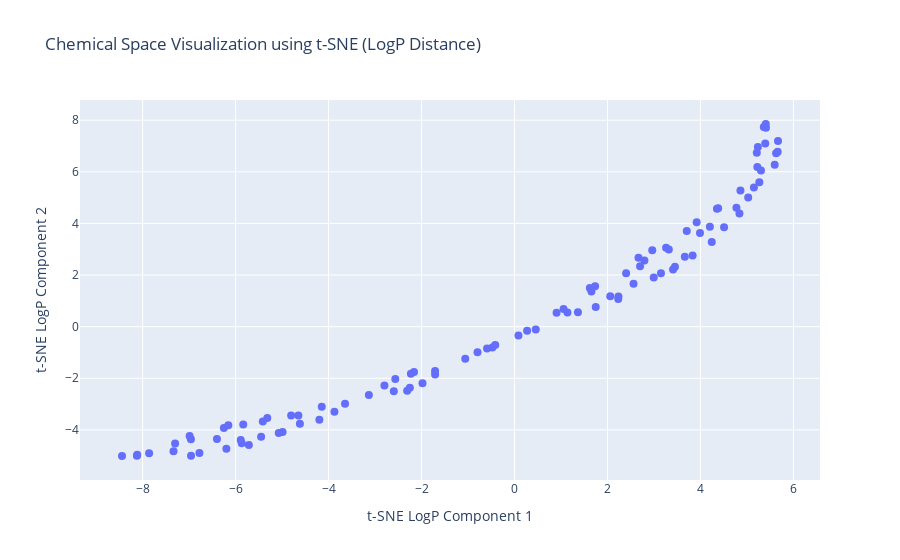

Write notebook code for a chart like this one.
### Code cell
# 8c. Visualize with t-SNE using LogP difference as affinity
if 'desc_df' in locals() and 'MolLogP' in desc_df.columns:
    logp_values = desc_df['MolLogP'].values
    n_samples_logp = len(logp_values)

    if n_samples_logp > 1:
        logp_distance_matrix = np.abs(logp_values[:, np.newaxis] - logp_values[np.newaxis, :])
        perplexity_value_logp = min(30, n_samples_logp - 1)

        if perplexity_value_logp > 0:
            print(f"\nVisualizing with t-SNE using LogP distance matrix (perplexity={perplexity_value_logp})...")
            tsne_logp = TSNE(n_components=2, random_state=42, perplexity=perplexity_value_logp,
                             metric="precomputed", max_iter=300, init="random") # init="random" or "pca" if precomputed
            tsne_logp_results = tsne_logp.fit_transform(logp_distance_matrix)

            tsne_logp_df = pd.DataFrame(data=tsne_logp_results,
                                       columns=['t-SNE LogP Component 1', 't-SNE LogP Component 2'])
            tsne_logp_df.index = molecule_names # Assuming molecule_names is still aligned

            fig_tsne_logp = plot_scatter_plotly_2d(
                df=tsne_logp_df,
                x_col='t-SNE LogP Component 1',
                y_col='t-SNE LogP Component 2',
                text_col_data=tsne_logp_df.index,
                title='Chemical Space Visualization using t-SNE (LogP Distance)',
                labels_dict={
                    't-SNE LogP Component 1': 't-SNE LogP Component 1',
                    't-SNE LogP Component 2': 't-SNE LogP Component 2'
                },
                marker_size=8,
                text_position='top right',
                add_zerolines=False
            )
            fig_tsne_logp.show()

            # Original Matplotlib/Seaborn code:
            # plt.figure(figsize=(12, 8))
            # sns.scatterplot(x='t-SNE LogP Component 1', y='t-SNE LogP Component 2', data=tsne_logp_df, s=100, legend=False)
            # for i, name in enumerate(tsne_logp_df.index):
            #     plt.annotate(name, (tsne_logp_df.iloc[i, 0], tsne_logp_df.iloc[i, 1]), textcoords="offset points", xytext=(5,5), ha='left')
            # plt.title('Chemical Space Visualization using t-SNE (LogP Distance)')
            # plt.xlabel('t-SNE LogP Component 1')
            # plt.ylabel('t-SNE LogP Component 2')
            # plt.grid(True)
            # plt.show()
        else:
            print("Skipping t-SNE with LogP distance: Not enough samples for the chosen perplexity.")
    else:
        print("Skipping t-SNE with LogP distance: Not enough samples.")
else:
    print("\nSkipping t-SNE with LogP distance: MolLogP data not found in desc_df.")

### Figure 1 — Plotly figure (JSON) as saved in the notebook; plotly's stock layout.template omitted (floating-point values rounded to 4 significant figures)
{"data": [{"hovertemplate": "%{hovertext}<extra></extra>", "hovertext": ["CCC1=NN2C(O)=C(SC2=N1)C(N1CC(C)OC(C)C1)C1=CC=CC(OC)=C1", "CCC1=CC=C(OCC(=O)NC2=CC=C(C)C=C2O)C=C1", "CC1=CN=C(CN2CCN(CC2)C2=NC=CC=C2F)C=N1", "CC(C)C1=NN=C2SCC(=NN12)C1=CC2=CC=CC=C2O1", "CNC1=CC=C2N=C(NC2=N1)C1(C)CC[NH2+]CC1", "COC1=CC(C=CC)=CC=C1OCC(=O)NC1CCC(C1)SC", "CC(N(C)C(=O)NC1=CN=C2N(C)C(=O)N(C)C(=O)C2=C1)C1=CC=CC=C1", "COC1=CC(=CC=C1O)C(C)NC1CC[NH+](C)CC1", "COC(=O)C1CC([NH3+])CN(C1)C(=O)OCC1=CC=CC=C1", "CC1=C(Cl)C=CC=C1NC=C1C(C)=C(C#N)C(=O)N(CC2CCCO2)C1=O", "FC1=CC=C(F)C(CCCC(=O)N2CCCC(C[NH+]3CCCCCC3)C2)=C1", "CC1=CC(=O)NC(NN=CC2=C(Cl)N=C3C=CC=CN3C2=O)=N1", "COCCC(=O)NC(C)CC1=C(Cl)C=CC=C1Cl", "CCC1(CNC(=O)C2=C(N=CS2)C2CC2)CCC1", "CCC(N(C)S(=O)(=O)C1=CC=C(C=C1C)C#N)C1=CC=NC=C1", "OC1=CC=C(C=C2SC(=O)N(CC3=CC=CC=C3C#N)C2=O)C=C1I", "CC(C)C1=NC=C(C2=CC(C)=NO2)C(=N1)C1CCC(CNC(=O)C2=C(C)N=CS2)CC1", "CC1=CC=C(N2C=C(N=N2)C(=S)N2CCOCC2)C(O)=C1", "CC[NH2+]C(C)C1=CC=NC(OC2=CN=CC(Br)=C2)=C1", "BrC1=CC=C(C=N1)C(=O)NCC1=CC=CC2=CC=CC=C12", "CC1=CC(C)=NC(NNS(=O)(=O)C2=CC=C(Cl)C=C2F)=N1", "CCC1=CC=C(C[NH+]2CCCC(C2)N2CCCC2=O)O1", "COC1=CC=CC(Cl)=C1CN(C)C(C)CC#N", "CN(CC1=COC=C1)C1(C[NH3+])CC(C)(C)OC1(C)C", "CC1(C[NH+]=C(N)N1CC1CCCO1)C1=CN=CC=N1", "COC1=C2OC(=CC2=CC=C1)C(=O)C1=C([O-])C(=O)N(C1C1=CC=C(F)C=C1)C1=NOC(C)=C1", "COC1=CC=C(CCC(C)NC(=O)C2=NC=CC=C2C(F)(F)F)C=C1", "CCC([NH2+]CC1=CNC=C1)C1=CC=CC=C1OC(F)F", "COC1=CC=C(NC(=O)NCC2CN3CCCCC3CO2)C=C1F", "ClC1=CC=C(C=NNC(=O)C(=O)NCC2=CC=CC=N2)C=C1", "CCN1C=C(CC(=O)N2CCS(=O)C(C)(C)C2)C2=CC=CC=C12", "FC1=CC=C(CN2CCN(CC(=O)NCC3=CC=CS3)C2=O)C(Cl)=C1", "CC1=CC=C(C=C1)C1C2C(=O)CC(CC2=NC2=NC=NN12)C1=CC=CO1", "CCC1=NSC(NC2=CC=C(NC(=O)C3CCCO3)C=C2)=N1", "CCCCNC(=O)CC1=C(C)N2N=C(SC)N=C2N=C1C", "CCC(NNC(=O)C1=CC(OC)=C(OC)C(OC)=C1)=C1C=CC(=O)C=C1", "CCC1=NOC(=N1)C1=CC=C(C[NH3+])C=C1", "C(CSC1=NC=NC2=CC=CC=C12)SC1=CC=CC=C1", "CCC[NH+]1CCC(CC1)N(C)CC1=C(C)N(C2CC2)C(C)=C1", "CCCCOC(=O)C(C)([NH3+])CC", "CC1=CC(F)=CC=C1C(O)C1(C[NH3+])CCOCC1", "CC(O)C1=CC=C(C)C=C1OCC1=NC(=CS1)C(C)(C)C", "COC(=O)C1=CC=C(OC)C=C1OCC(=O)NC1=CC=C(F)C(F)=C1", "CCC[NH+](CCC)CC1=CC=C(O)C(N)=C1", "CCCC1=CC(=NO1)C1CCCN1S(=O)(=O)C1=CC=C(OC)C(OC)=C1", "CCOC1=CC=CC=C1C[NH2+]C(CC)C1=CC=CC=C1", "COC1CCCC1NC(=O)C1=CC=NC=C1C#CCO", "CC1=CC=C(C=C1)C(CNC(=O)N1CCC(C)(C)C1)N1CCOCC1", "O=C(NN=CC1=CNC2=CC=CC=C12)C1=CC(=NC2=CC=CC=C12)C1CC1", "COC1=CC(C)=CC=C1NCC(=O)NCCC1=CC=CC=C1C", "COC1=CC=C(C=C1)N1N=C2CS(=O)(=O)CC2=C1NC(=O)C1=C(C)ON=C1C1=CC=CC=C1Cl", "COC(=O)C1=CC=C(NC(=O)C2CCCC(C)C2)C(O)=C1", "CCOC1=CC=CC=C1C=CC(=O)NCC(C)(O)C1=CC=C(F)C=C1", "COC1=CC=CC(=C1)N1CC(CC1=O)C(=O)NCCNC(=O)C1=CC=CO1", "CN1N=C(C)C(=C1NC1CCOC1C1=CC=C(Cl)C=C1)[N+]([O-])=O", "COC(=O)CC(C)(C[NH3+])C1=CC(F)=C(C)C=C1F", "FC1=CC=CC(F)=C1C=CC(=O)NNC(=O)CN1N=NC(=N1)C1=CC=CC=C1", "[O-][N+](=O)C1=CC=C(NN=C(C2=CC=CC=C2)C2=CC=NC=C2)C(=C1)[N+]([O-])=O", "O=C(CCC1=NC2=CC=CC=C2C(=O)N1)NC1CCC2=CC=CC=C12", "COC1=CC=C(CCNC(=O)C2CN(C2)C(=O)C2=NOC(C)=C2)C=C1OC", "CC1=CC=CC(NC(=O)NC2=CC=C3N=C(NS(C)(=O)=O)SC3=C2)=C1", "OC(C(=O)NC1=CC=CC(CS(=O)C2=CC=CC=C2)=C1)C1=CC=CC=C1", "CN(C1CCN(CC1)C1=CC=[NH+]C2=CC(F)=CC=C12)C(C)=O", "CC1CN(CC1C)C(=O)NCC1CCC(O1)C([O-])=O", "FC(F)(F)C1=NN=C(SCC(=O)NC2=CC=CC=C2C#N)N1CC=C", "COC(=O)C1=CC=CC(CCNC(=O)NC2=CC(F)=CC=C2C)=C1", "CCN(CC1=CC=CC(NC(=O)C2CC(C)OC(C)C2)=C1)C(C)=O", "COC(=O)C1=C(C)NC(C(=O)NCC(N(C)C)C2=C(F)C=CC=C2Cl)=C1C", "COC(=O)C1=CC=C(C=C1)C1C2C(ON1C1=CC=CC=C1)C(=O)N(C2=O)C1=CC=C(OC)C=C1", "COCC1=CC(C)=NC(OCC(=O)NN=CC2=CC=CC(F)=C2)=C1C#N", "CC1=C(N=C(NC(=O)C2CCC(=O)O2)S1)C1=CC=C(C)C=C1", "CC1=CC=C(C[NH2+]C(C)(C)CO)C(C)=C1", "FC1=CC=CC=C1OCCCNC1=NN=NN1C1=CC=CC=C1", "CCC(CC)OC1=CC=C(C=C1)C1(C)NC(=O)NC1=O", "CCC(CC)N(C)CC1=C(F)C=CC=C1[N+]([O-])=O", "O=C(CC1CCCCO1)NCCCCC#N", "CC1=CC=C(C=C1)C1=NNC=C1CN1CCC(C1)[NH+]1CCCC1", "CN(CC(O)CN1CCOCC1)CC1=NOC(=N1)C(C)(C)C", "CN(CC1=NN=C(C)N1C)C(=O)NCC1=CC=C(F)C(Cl)=C1", "ClC1=CC=CN=C1NNC(=O)C1=CC=C(OC2CCC2)C=C1Cl", "COC1=CC=C(CN2CCN(CC2)S(=O)(=O)C2=CC=CC=C2)C=C1Br", "COC1=CC=CC2=C1OC1=CC=CC=C1N=C2N1CCN(C(C)C1)C(=O)C1=C(F)C=CC=C1F", "CCCC1=CC=C(C=C1)C(=O)NC(CO)CC1=CNC2=CC=CC=C12", "CC1CSC(SCC2=C(F)C=CC=C2[N+]([O-])=O)=N1", "FC(F)(F)C1=CC=C(CCNC(=O)NCC2=CC=C(N=C2)N2C=CN=C2)C=C1", "CC1=CC2=C(N3CCC(CC3)C(=O)N3CCCC3)C(=CN=C2C=C1)C#N", "CC(C)CN1N=C(C)C(CCC(=O)N2CCCCCC2C2=CC=CN2C)=C1C", "COCCNS(=O)(=O)C1=CC=CC(=C1)C(=O)N(C)C1CCCC(C)C1", "[O-]C(=O)C1C[NH+](CC1C1CC1)C1CCN(CC1)C(=O)C1=CC=CC=C1", "CNC(=O)C1=CC=CC=C1NC(=O)CN(C)C(=O)C1=CC=CS1", "COC1=CC(CNC(=O)C2=C(Br)C=CO2)=CC=N1", "O=C(NCC1OCCN1S(=O)(=O)C1=CC=CS1)C(=O)NCC1=CC=NC=C1", "CC(N1C(CCNC(=O)C2=CC=CC=C2Cl)=NC2=CC=CC=C12)C(C)=O", "CCCCN(C)C(=O)CC1=CC=CC2=CC=CC=C12", "CCC[NH2+]C(CC#CC)C1(CCCCCC1)N(C)C", "ClC1=CC=C(C=C1)C(=O)C[NH+]1CCC(CC1)C1=NN=C(O1)C1=CC=CO1", "O=C(CC1OCCC2=CC=CC=C12)NNC(=O)CC1=CC=NC=C1", "CC([NH2+]CC1=C(C)N(CC2=CC=C(C)C=C2)N=C1C)C1=CC=C(Cl)C=C1", "CC(=O)C1=NC2=CC=CC=C2N1CC1CCCCN1C(=O)OCC1=CC=CC=C1", "CC1=CC(C=NNC(=O)C(=O)NC2=CC=C(Cl)C(Cl)=C2)=C(C)N1C1=CC=CC(Cl)=C1"], "legendgroup": "", "marker": {"color": "#636efa", "size": 8, "symbol": "circle"}, "mode": "markers", "name": "", "orientation": "v", "showlegend": false, "type": "scatter", "x": [2.795, 3.411, -4.616, 3.919, -6.958, 4.203, -3.873, -6.961, -7.335, 3.261, 1.364, -5.867, 1.622, 3.664, 1.747, 5.224, 5.363, -5.835, -0.4755, 5.267, -2.798, -6.401, 2.06, -4.649, -8.443, 3.99, 5.15, 0.4568, -2.596, -4.989, -1.059, 2.236, 4.381, 1.139, -3.645, -1.979, -6.198, 5.394, -2.162, -6.989, -5.714, 5.662, 0.08496, -6.156, 2.561, 2.964, -6.778, 0.2711, 5.628, 1.734, 5.597, 0.9052, 2.668, -5.889, 2.995, -5.451, -5.318, 5.027, -0.5905, -5.414, 4.355, 4.774, -2.309, -8.123, 2.232, 3.452, 2.401, 2.701, 4.508, -3.133, 1.655, -6.252, -0.4141, -2.228, 3.832, -4.198, -4.805, -7.301, -2.564, 5.302, 1.055, 5.409, 3.705, 4.243, 3.32, 3.151, 5.668, -2.251, -8.116, -4.146, -1.708, -7.861, 4.861, 4.839, -1.709, -0.7958, -5.071, 5.212, 5.235, 5.405], "xaxis": "x", "y": [2.559, 2.217, -3.763, 4.042, -5.005, 3.867, -3.303, -4.367, -4.825, 3.055, 0.5558, -4.518, 1.496, 2.706, 0.7645, 6.186, 7.732, -3.795, -0.8063, 5.594, -2.286, -4.35, 1.173, -3.441, -5.013, 3.625, 5.393, -0.111, -2.506, -4.082, -1.247, 1.165, 4.587, 0.5476, -2.993, -2.198, -4.734, 7.094, -1.762, -4.242, -4.583, 6.781, -0.3476, -3.826, 1.662, 2.965, -4.9, -0.1607, 6.719, 1.561, 6.276, 0.5341, 2.669, -4.389, 1.904, -4.272, -3.543, 5.001, -0.8481, -3.674, 4.569, 4.602, -2.481, -5.006, 1.068, 2.318, 2.066, 2.341, 3.85, -2.653, 1.361, -3.933, -0.714, -1.829, 2.761, -3.606, -3.442, -4.53, -2.027, 6.05, 0.6831, 7.705, 3.709, 3.278, 2.992, 2.072, 7.194, -2.368, -4.964, -3.105, -1.855, -4.903, 5.28, 4.386, -1.718, -0.9883, -4.12, 6.739, 6.958, 7.853], "yaxis": "y"}], "layout": {"legend": {"tracegroupgap": 0}, "title": {"text": "Chemical Space Visualization using t-SNE (LogP Distance)"}, "xaxis": {"anchor": "y", "domain": [0, 1], "title": {"text": "t-SNE LogP Component 1"}, "zeroline": false}, "yaxis": {"anchor": "x", "domain": [0, 1], "title": {"text": "t-SNE LogP Component 2"}, "zeroline": false}}}
